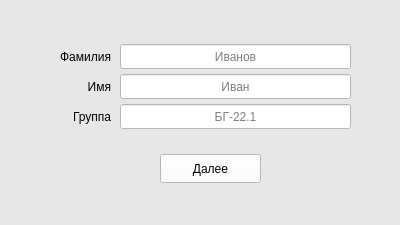
<?xml version="1.0" encoding="UTF-8"?>
<ui version="4.0">
 <class>Information</class>
 <widget class="QWidget" name="Information">
  <property name="geometry">
   <rect>
    <x>0</x>
    <y>0</y>
    <width>400</width>
    <height>225</height>
   </rect>
  </property>
  <property name="windowTitle">
   <string>Form</string>
  </property>
  <property name="styleSheet">
   <string notr="true">QWidget {
	background-color: rgb(231, 231, 231);
}</string>
  </property>
  <widget class="QLineEdit" name="surname">
   <property name="geometry">
    <rect>
     <x>120</x>
     <y>44</y>
     <width>231</width>
     <height>25</height>
    </rect>
   </property>
   <property name="styleSheet">
    <string notr="true">background-color: rgb(255, 255, 255);</string>
   </property>
   <property name="text">
    <string/>
   </property>
   <property name="alignment">
    <set>Qt::AlignCenter</set>
   </property>
   <property name="placeholderText">
    <string>Иванов</string>
   </property>
  </widget>
  <widget class="QLineEdit" name="name">
   <property name="geometry">
    <rect>
     <x>120</x>
     <y>74</y>
     <width>231</width>
     <height>25</height>
    </rect>
   </property>
   <property name="styleSheet">
    <string notr="true">background-color: rgb(255, 255, 255);</string>
   </property>
   <property name="alignment">
    <set>Qt::AlignCenter</set>
   </property>
   <property name="placeholderText">
    <string>Иван</string>
   </property>
  </widget>
  <widget class="QLineEdit" name="group">
   <property name="geometry">
    <rect>
     <x>120</x>
     <y>104</y>
     <width>231</width>
     <height>25</height>
    </rect>
   </property>
   <property name="styleSheet">
    <string notr="true">background-color: rgb(255, 255, 255);</string>
   </property>
   <property name="text">
    <string/>
   </property>
   <property name="alignment">
    <set>Qt::AlignCenter</set>
   </property>
   <property name="placeholderText">
    <string>БГ-22.1</string>
   </property>
  </widget>
  <widget class="QLabel" name="label">
   <property name="geometry">
    <rect>
     <x>40</x>
     <y>46</y>
     <width>71</width>
     <height>21</height>
    </rect>
   </property>
   <property name="text">
    <string>Фамилия</string>
   </property>
   <property name="alignment">
    <set>Qt::AlignRight|Qt::AlignTrailing|Qt::AlignVCenter</set>
   </property>
  </widget>
  <widget class="QLabel" name="label_2">
   <property name="geometry">
    <rect>
     <x>40</x>
     <y>76</y>
     <width>71</width>
     <height>21</height>
    </rect>
   </property>
   <property name="text">
    <string>Имя</string>
   </property>
   <property name="alignment">
    <set>Qt::AlignRight|Qt::AlignTrailing|Qt::AlignVCenter</set>
   </property>
  </widget>
  <widget class="QLabel" name="label_3">
   <property name="geometry">
    <rect>
     <x>40</x>
     <y>106</y>
     <width>71</width>
     <height>21</height>
    </rect>
   </property>
   <property name="text">
    <string>Группа</string>
   </property>
   <property name="alignment">
    <set>Qt::AlignRight|Qt::AlignTrailing|Qt::AlignVCenter</set>
   </property>
  </widget>
  <widget class="QPushButton" name="next">
   <property name="geometry">
    <rect>
     <x>160</x>
     <y>154</y>
     <width>101</width>
     <height>29</height>
    </rect>
   </property>
   <property name="styleSheet">
    <string notr="true">background-color: rgb(255, 255, 255);</string>
   </property>
   <property name="text">
    <string>Далее</string>
   </property>
  </widget>
 </widget>
 <resources/>
 <connections/>
</ui>
